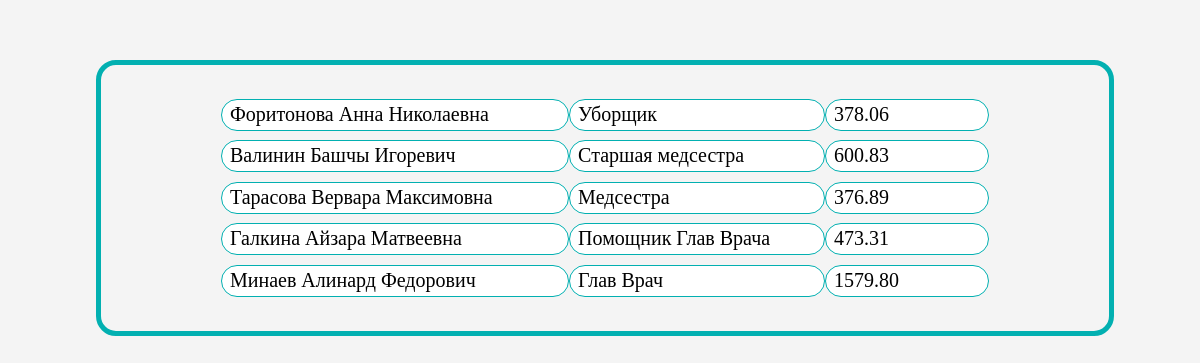
The app's page /eco/ with its own data.
### eco/models.py (models this page shows, shortened)
class People(models.Model):
    full_name = models.CharField(max_length=100, verbose_name='Полное имя')
    position = models.ForeignKey(Position, on_delete=models.CASCADE, verbose_name='Должность')
    count_young = models.IntegerField(default=0, verbose_name='Количество детей до 18 лет')
    experience = models.IntegerField(default=0, verbose_name='Процент стажа') # стаж
    prize = models.IntegerField(default=0, verbose_name='Процент премии') # премия
    achievements = models.IntegerField(default=0, verbose_name='Процент за достижения') # достижения
    contract = models.IntegerField(default=0, verbose_name='Процент по контракту') # процент по контракту
    time_days = models.IntegerField(default=23, verbose_name='Количество проработанных дней')
    accrued = models.IntegerField(blank=True, default=0, verbose_name='Начисленно')
    salary = models.FloatField(blank=True, default=0, verbose_name='Карт-счет')
    class Meta:
        verbose_name = 'Работник'
        verbose_name_plural = 'Работники'

class Position(models.Model):
    Positions_Name = models.CharField(max_length=50, verbose_name='Название должности')
    Rate = models.FloatField(default=0, verbose_name='Разряд')
    def __str__(self):
        return self.Positions_Name
    class Meta:
        verbose_name = 'Должности'
        verbose_name_plural = 'Должность'

### eco/views.py (the view)
# urls.py: path('', views.ECO.as_view(), name='index'),
class ECO(ListView):
    model = People
    context_object_name = 'People'
    template_name = 'eco/index.html'

### eco/templates/eco/index.html (shortened to what this page needs)
{% load static %}
<!DOCTYPE html>
<html lang="en">
<head>
    <link rel="stylesheet" href="{% static 'eco/index.css' %}">
</head>
<body>
    <div class="main">
        {% for person in People %}
        <div class="person">
            <div class="full_name">
                {{ person.full_name }}
            </div>
            <div class="position">
                {{ person.position }}
            </div>
            <div class="salary">
                {{ person.salary|floatformat:2 }}
            </div>
        </div>
        {% endfor %}
    </div>
</body>
</html>

### eco/static/eco/index.css (style rules this page uses)
* { margin: 0; padding: 0; }
body { background: #f4f4f4; }
.main { width: 80%; height: auto; border: 5px solid #02b0b1; padding: 2%; margin: 5%; margin-left: 8%; border-radius: 20px; }
.person { width: 80%; height: auto; margin: 1%; margin-left: 10%; display: flex; justify-content: space-around; }
.full_name { width: 44%; height: 25px; background: white; border-radius: 20px; border: 1px solid #02b0b1; padding-top: 3px; padding-bottom: 2px; padding-left: 1%; font-size: 20px; }
.position { width: 32%; height: 25px; background: white; border-radius: 20px; border: 1px solid #02b0b1; padding-top: 3px; padding-bottom: 2px; padding-left: 1%; font-size: 20px; }
.salary { width: 20%; height: 25px; background: white; border-radius: 20px; border: 1px solid #02b0b1; padding-top: 3px; padding-bottom: 2px; padding-left: 1%; font-size: 20px; }

### records on screen
People: full_name "Форитонова Анна Николаевна", position "Уборщик", salary "378.06"
People: full_name "Валинин Башчы Игоревич", position "Старшая медсестра", salary "600.83"
People: full_name "Тарасова Вервара Максимовна", position "Медсестра", salary "376.89"
People: full_name "Галкина Айзара Матвеевна", position "Помощник Глав Врача", salary "473.31"
People: full_name "Минаев Алинард Федорович", position "Глав Врач", salary "1579.80"
